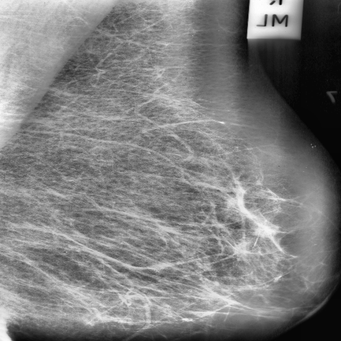
#> input picture InteligenciaArtificalGenerativa/Problems/edge-detection/images/mdb006.png, 341 x 341 px, shrunk from 512 x 512 before the run; its folder holds 2 pictures in this run
$ jupyter execute edge-detection-notebook.ipynb
#> lines starting #> are read from the running program, lines starting #| are printed output that depends on the picture
## Detección de Bordes
- Estudiante: Lenin G. Falconí
- Fecha: 2024-10-14

### Objetivo
El objetivo de esta actividad es explorar cómo diferentes filtros de imagen afectan una imagen dada. Utilizarán el código de Python proporcionado para cargar una imagen y aplicarle varios filtros. Luego, observarán y describirán los efectos de cada filtro.
### Pasos
- Cargar el Código Inicial: Pueden encontrar adjunto un código base de Python que utiliza la biblioteca PIL (Pillow) para aplicar un filtro de detección de bordes a una imagen. El código se ejecutará en Google Colab.
- Subir una Imagen: Ejecutarán el código en Google Colab y se les pedirá que suban una imagen de su elección para aplicarle los filtros.
- Agregar Más Filtros: El código inicial solo incluye un filtro de detección de bordes. Su tarea es buscar y añadir más filtros para probar. Algunos ejemplos de filtros que pueden añadir incluyen:
    - Filtro de enfoque ("Sharpen")
    - Filtro de desenfoque ("Box Blur")
    - Filtro de realce ("Emboss")
    Los filtros se representan como matrices 3x3, y se añadirán al diccionario kernels en el código.
    Ejemplo para añadir un detección de bordes:
    'Edge Detect': [-1, -1, -1, -1, 8, -1, -1, -1, -1]
- Ejecutar y Observar: Una vez que hayan añadido los filtros adicionales, ejecuten el código de nuevo. Se mostrarán múltiples imágenes: la original y las versiones filtradas.
- Describir y Comentar: Para cada filtro que prueben, escriban unas pocas oraciones describiendo qué efecto tiene el filtro en la imagen. ¿Resalta ciertos detalles? ¿Elimina información? ¿Qué aplicaciones prácticas podrían tener estos filtros?
- Investigación Adicional: Investigue en línea para encontrar otros tipos de filtros que puedan ser de interés. Añádalos al código y repita los pasos.

Carga de librerías y paquetes a ser utilizados en la actividad

[cell 1]
import math
import os
from PIL import Image, ImageFilter

[cell 2]
os.listdir(os.path.join(os.getcwd(), 'images'))

[cell 3]
# Open image
image_path = os.path.join(os.getcwd(), 'images', 'mdb006.png')
image = Image.open(image_path).convert("RGB")
image

Función para ver dos imágenes lado a lado

[cell 4]
import matplotlib.pyplot as plt

def display_images_side_by_side(original_image, filtered_image):

    # Display the images side by side
    fig, axes = plt.subplots(1, 2, figsize=(10, 5))

    axes[0].imshow(original_image)
    axes[0].axis('off')  # Hide the axis
    axes[0].set_title('Imagen Original')

    axes[1].imshow(filtered_image)
    axes[1].axis('off')  # Hide the axis
    axes[1].set_title('Imagen Filtrada')

    plt.show()

## Edge Filter

[cell 5]
# Filter image according to edge detection kernel
filtered = image.filter(ImageFilter.Kernel(
    size=(3, 3),
    kernel=[-1, -1, -1, -1, 8, -1, -1, -1, -1],
    scale=1
))
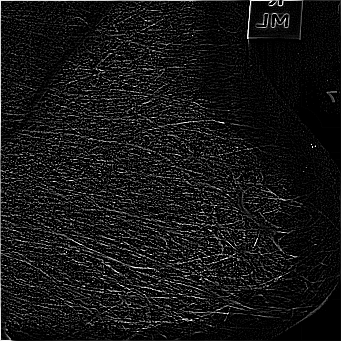
#> filtered: PIL image 341x341 RGB; min 0, max 255, mean 21.3

[cell 6]
# Show resulting image
display_images_side_by_side(original_image=image, filtered_image=filtered)
#> in display_images_side_by_side, `plt.show()`:
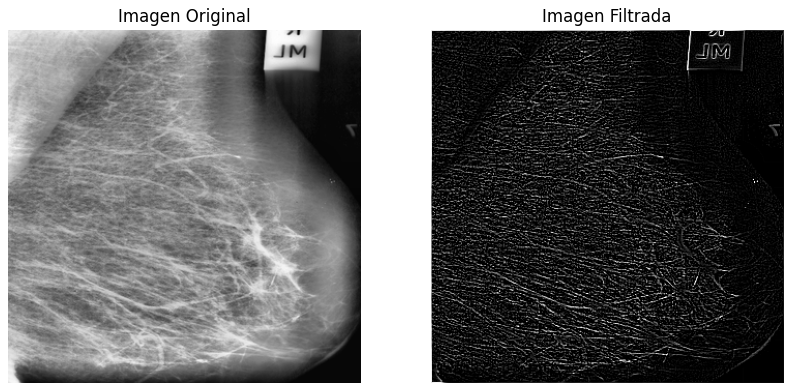
#> figure drawn by matplotlib, 2 panels

[cell 7]
image_edge = image.filter(ImageFilter.FIND_EDGES)
display_images_side_by_side(image, image_edge)

Se observa que para la imagen de mamografía, el detector de bordes no encuentra el borde principal de la mama y sobre todo genera bordes de los diferentes tejidos que aparecen en la imagen. Es posible que para obtener un resultado más adecuado se requiera combinar el filtro con operaciones morfológicas o variaciones del filtro en sí para obtener mejores resultados. También, puede ser necesario un preprocesamiento de la imagen. En el caso de la inscripción de texto se observa que los bordes quedan bien definidos

## Filtros Consultados

Segun COPILOT las siguientes serían los valores que se tiene para los filtros solicitados. Sin embargo, en el caso de box_blur, el filtro se calcula por medio de un radio, por lo que es mejor calcular usando la librería directamente

[cell 8]
# sharpen_kernel = [0,-1,0, -1, 5,-1, 0,-1,0]
# box_blur_kernel = [1/9,1/9,1/9,1/9,1/9,1/9,1/9,1/9,1/9]
# emboss_kernel = [-2,-1,0, -1,1,1, 0,1,2]

## Sharpen

[cell 9]
sharpen_image = image.filter(ImageFilter.SHARPEN)
display_images_side_by_side(image, sharpen_image)
#> in display_images_side_by_side (call 3), `plt.show()`:
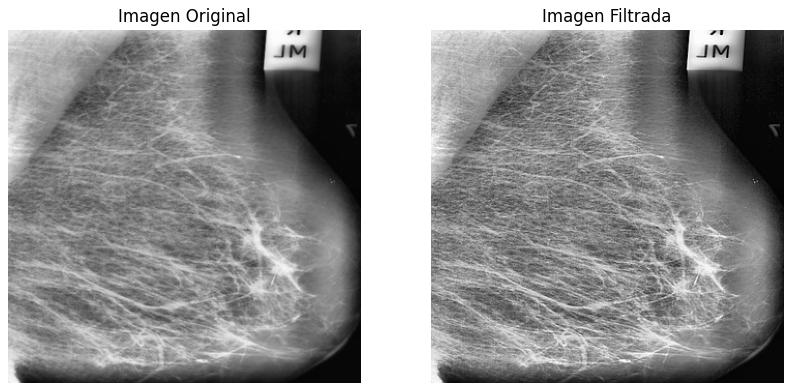
#> figure drawn by matplotlib, 2 panels

Se observa una mayor definición de las características de la imagen usando SHARPEN

## BoxBlur
Se utiliza directamente el filgro que dispone PIL

[cell 10]
box_blur_image = image.filter(ImageFilter.BoxBlur(9))
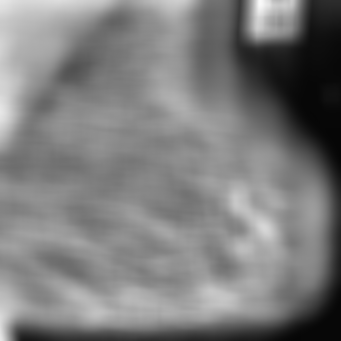
#> box_blur_image: PIL image 341x341 RGB; min 6, max 249, mean 124.5
display_images_side_by_side(image, box_blur_image)

Puede apreciarse que el filtro genera un desenfoque de la imagen

## Emboss

[cell 11]
emboss_image = image.filter(ImageFilter.EMBOSS)
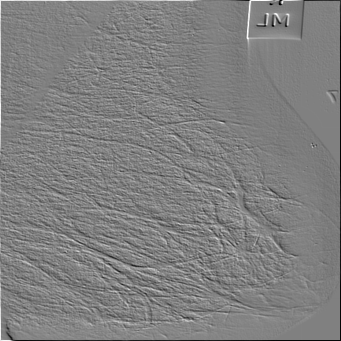
#> emboss_image: PIL image 341x341 RGB; min 0, max 255, mean 127.6
display_images_side_by_side(image, emboss_image)

En una imagen natural se puede observar que EMBOSS genera un relieve de la imagen. Sin embargo, en este caso, genera un relieve de características del tejido. No se observa una utilidad inmediata de este filtro con este tipo de imágenes. En el caso del texto se puede observar un mejor efecto del filtro.

## Median Filter

Este filtro se puede utilizar en imágenes médicas para reducir el ruido de la imagen y mantener la integridad de los bordes, por lo que sería adecuado como en una etapa de preprocesamiento

[cell 12]
median_image = image.filter(ImageFilter.MedianFilter(size=5))
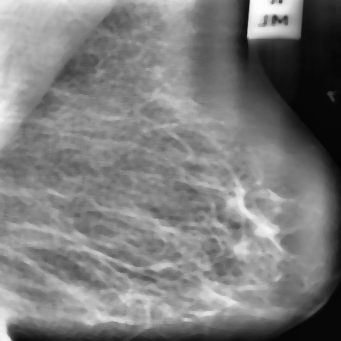
#> median_image: PIL image 341x341 RGB; min 4, max 253, mean 124.5
display_images_side_by_side(image, median_image)

[cell 13]
image_edge = median_image.filter(ImageFilter.FIND_EDGES)
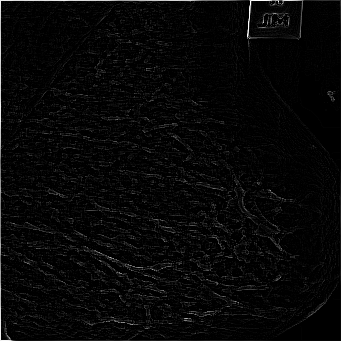
#> image_edge: PIL image 341x341 RGB; min 0, max 255, mean 7.2
display_images_side_by_side(image, image_edge)
